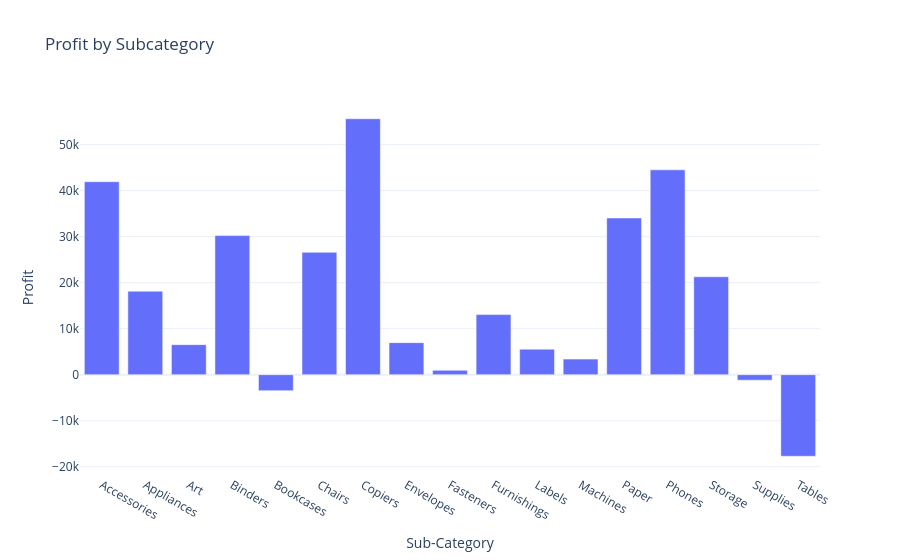

Notebook source saved alongside this figure:
### Code cell
fig=px.bar(profit_by_subcategory,
           x='Sub-Category',
           y='Profit',
           title='Profit by Subcategory')
fig.show()

### Figure 1 — Plotly figure (JSON) as saved in the notebook; plotly's stock layout.template omitted (floating-point values rounded to 4 significant figures)
{"data": [{"alignmentgroup": "True", "hovertemplate": "Sub-Category=%{x}<br>Profit=%{y}<extra></extra>", "legendgroup": "", "marker": {"color": "#636efa", "pattern": {"shape": ""}}, "name": "", "offsetgroup": "", "orientation": "v", "showlegend": false, "textposition": "auto", "type": "bar", "x": ["Accessories", "Appliances", "Art", "Binders", "Bookcases", "Chairs", "Copiers", "Envelopes", "Fasteners", "Furnishings", "Labels", "Machines", "Paper", "Phones", "Storage", "Supplies", "Tables"], "xaxis": "x", "y": [41940.0, 18140.0, 6528.0, 30220.0, -3473.0, 26590.0, 55620.0, 6964.0, 949.5, 13060.0, 5546.0, 3385.0, 34050.0, 44520.0, 21280.0, -1189.0, -17730.0], "yaxis": "y"}], "layout": {"barmode": "relative", "legend": {"tracegroupgap": 0}, "title": {"text": "Profit by Subcategory"}, "xaxis": {"anchor": "y", "domain": [0, 1], "title": {"text": "Sub-Category"}}, "yaxis": {"anchor": "x", "domain": [0, 1], "title": {"text": "Profit"}}}}
